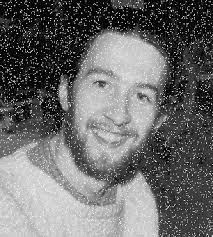
#> input picture python/opencv/lesson5/anh-xam-me.png, 213 x 237 px
$ python main.py
#> lines starting #> are read from the running program, lines starting #| are printed output that depends on the picture
import os
import cv2

img = cv2.imread(os.path.join(".", "anh-xam-me.png"))
#> img is the input picture: shape (237, 213, 3); min 0, max 255, mean 107.2

h, w = img.shape[:2]
#> h = 237; w = 213
scale = 100
w_new, h_new = int(w * scale / 100), int(h * scale / 100)
#> w_new = 213; h_new = 237
img = cv2.resize(img, (w_new, h_new))

k_size = 7
img_blur = cv2.blur(img, (k_size, k_size))
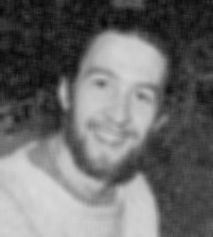
#> img_blur: shape (237, 213, 3); min 8, max 217, mean 107.2

img_gaussian_blur = cv2.GaussianBlur(img, (k_size, k_size), 3)

img_median_blur = cv2.medianBlur(img, k_size)
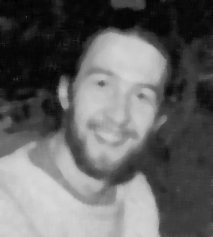
#> img_median_blur: shape (237, 213, 3); min 0, max 216, mean 100

cv2.imshow("img", img)
cv2.imshow("img_blur", img_blur)
cv2.imshow("img_gaussian_blur", img_gaussian_blur)
cv2.imshow("img_median_blur", img_median_blur)
cv2.waitKey(0)
cv2.destroyAllWindows()
